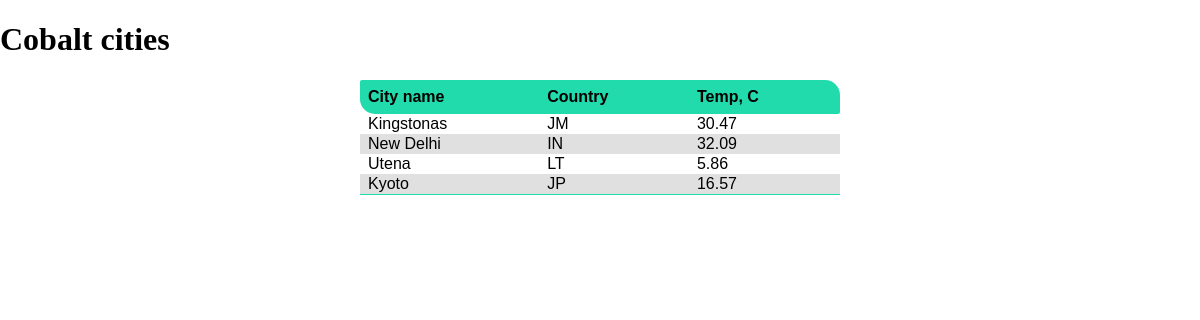
/cities/cobalt, run on an earlier commit of the app's database.
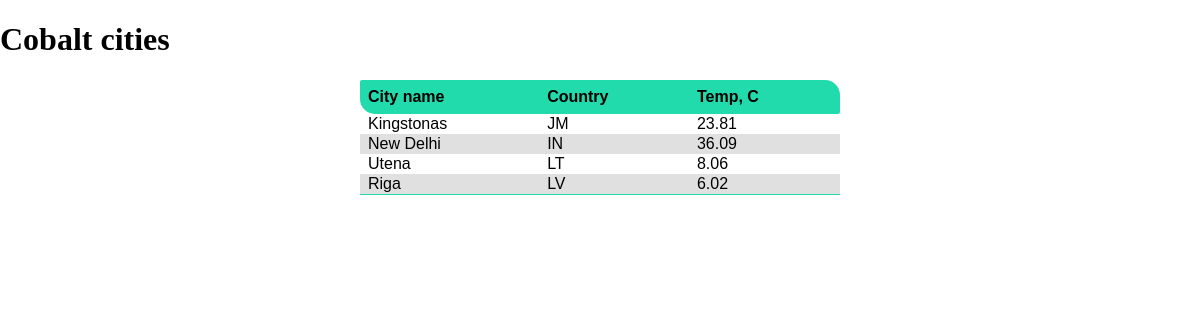
And on a later commit of the database.
### app.py (models this page shows, shortened)
class User(db.Model):
    id = db.Column(db.Integer, primary_key=True)
    username = db.Column(db.String(80), unique=True, nullable=False)
    password = db.Column(db.String(80), nullable=False)

class City(db.Model):
    id = db.Column(db.Integer, primary_key=True)
    city_id = db.Column(db.String(80), nullable=False, unique=True)
    name = db.Column(db.String(80), nullable=False)
    country_code = db.Column(db.String(10), nullable=False)
    temp = db.Column(db.String(10), nullable=False)
    user_id = db.Column(db.Integer, db.ForeignKey('user.id'), nullable=False)
    user = db.relationship('User', backref=db.backref('cities', lazy=True))

### app.py (the view)
@app.route("/cities/<username>")
def show_user(username):
    user = User.query.filter_by(username=username).first_or_404()
    if g.user:
      if g.user.username == username:
        return render_template('dashboard.html')
    return render_template('user_cities.html', user=user)

### app.py (called while the page is built)
@app.before_request
def before_request():
  g.user = None
  if 'user_id' in session:
    user = User.query.get(int(session['user_id']))
    g.user = user

### templates/user_cities.html (shortened to what this page needs)
<!DOCTYPE html>
<html lang="en">
<head>
  <link rel="stylesheet" href="../static/css/application.css">
</head>
<body>
  <h1>{{user.username.capitalize()}} cities</h1>
  <table class="dashboard-table">
    <thead>
      <tr>
        <th>City name</th>
        <th>Country</th>
        <th>Temp, C</th>
      </tr>
    </thead>
    <tbody>
      {%for item in user.cities%}
      <tr>
        <td>{{item.name}}</td>
        <td>{{item.country_code}}</td>
        <td>{{item.temp}}</td>
      </tr>
    {%endfor%}
    </tbody>
  </table>
</body>
</html>

### static/css/application.css (style rules this page uses)
*, *::before, *::after { box-sizing: border-box; }
body { margin: 0; padding: 0; }
.dashboard-table { border-collapse: collapse; width: 40%; margin: auto; font-family: sans-serif; text-align: left; }
td { padding-left: 0.5rem; }
th { padding: 0.5rem; background-color: rgb(33, 219, 173); }
th:first-child { border-radius: 2px 0 0 15px; }
th:last-child { border-radius: 0 15px 2px 0; }
tr:nth-child(even) { background-color: rgb(224, 224, 224); }
tbody tr:last-child { border-bottom: thin solid rgb(33, 219, 173); }

What changed in the data, as far as the page shows it:
removed City: name "Kyoto", country_code "JP", temp "16.57"
changed City "Kingstonas": temp "30.47" → "23.81"
changed City "New Delhi": temp "32.09" → "36.09"
changed City "Utena": temp "5.86" → "8.06"
added City: name "Riga", country_code "LV", temp "6.02"
